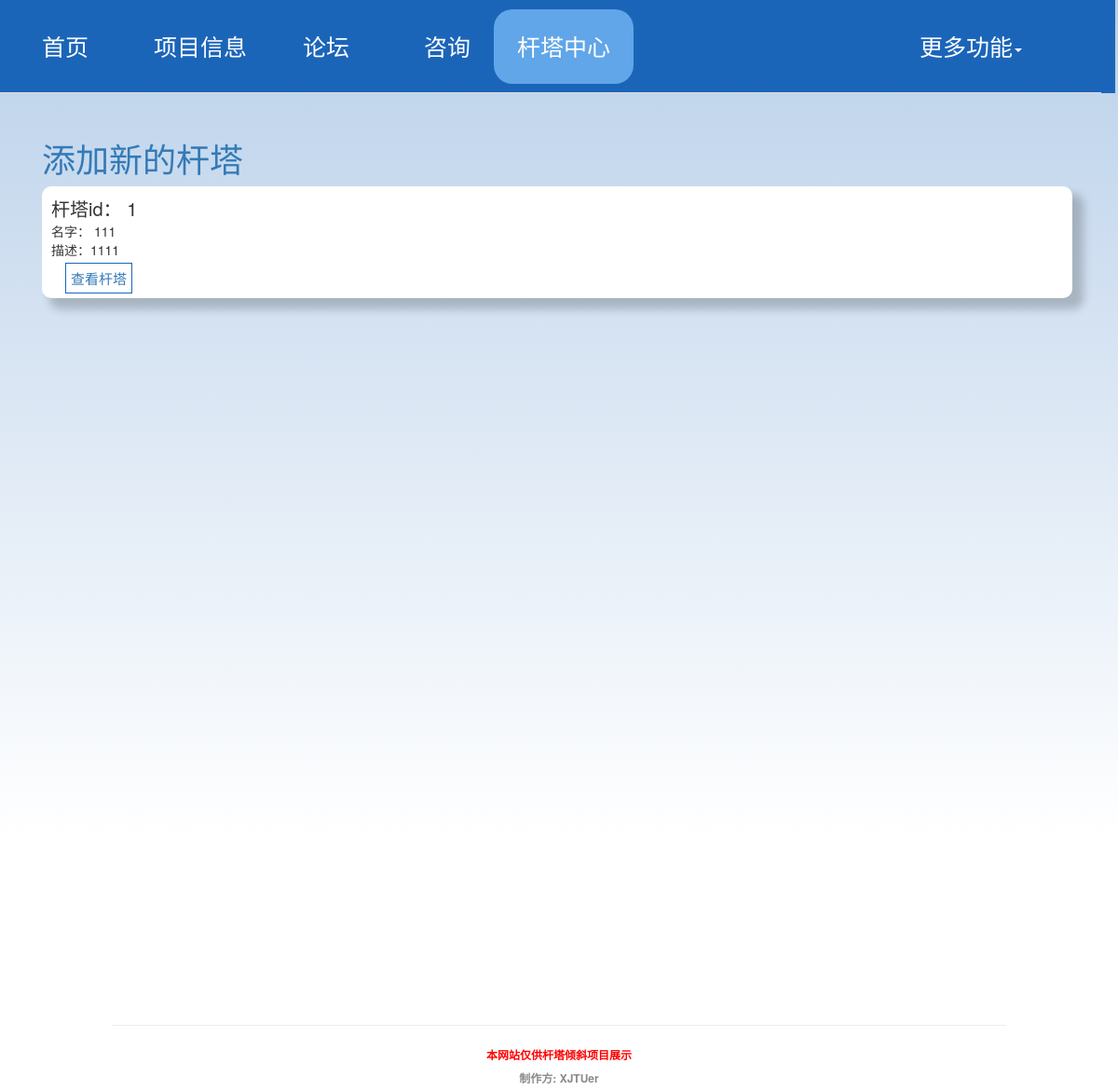
The app's page /towerCenter, older data.
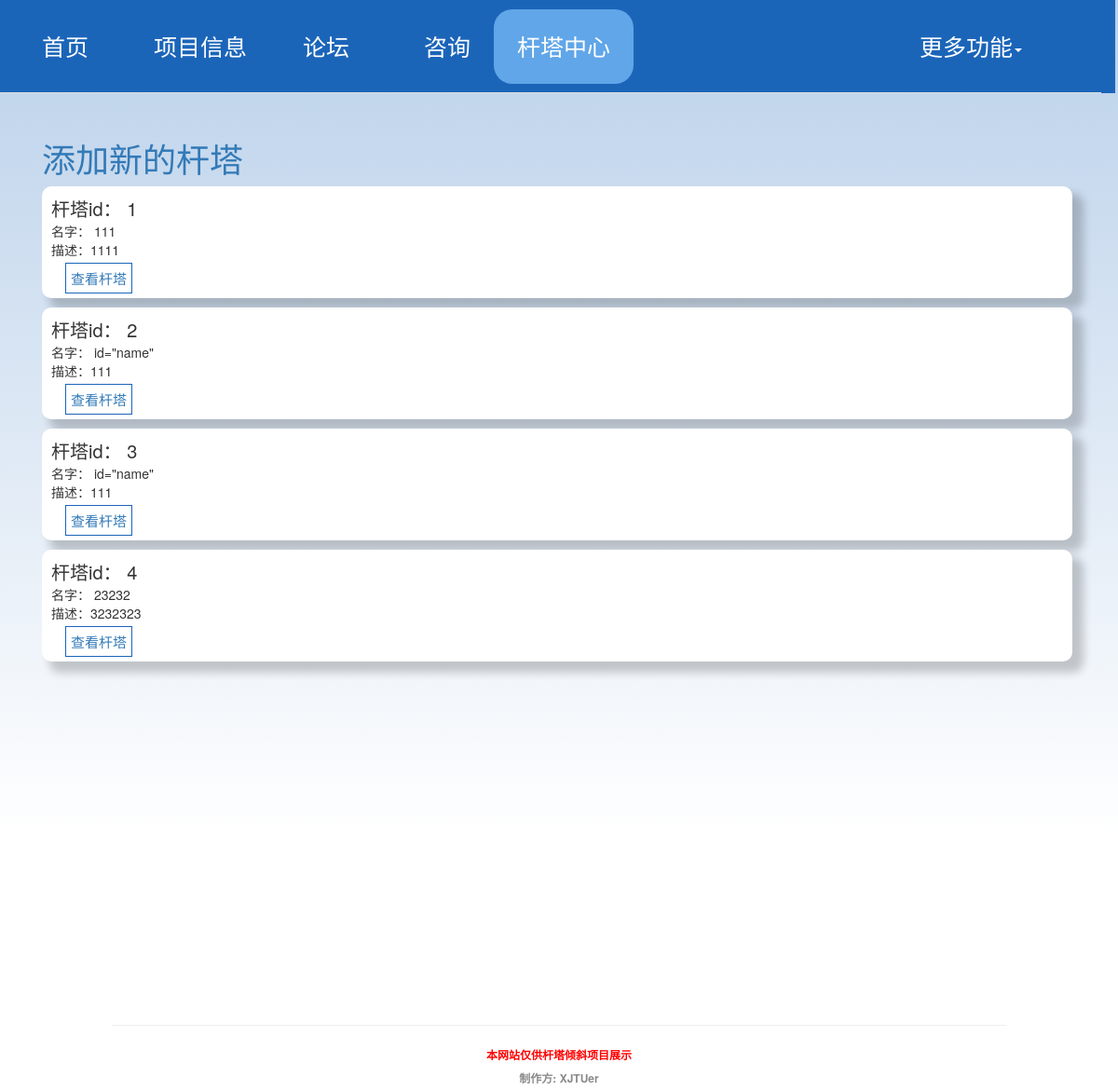
The same page, newer data.
### appdir/models.py (models this page shows)
class Tower(db.Model):
    id = db.Column(db.Integer, primary_key=True)
    name = db.Column(db.String(100), index=True)
    description = db.Column(db.String(100), index=True)

### appdir/routes.py (the view)
@app.route('/towerCenter', methods=['GET', 'POST'])
def towerCenter():  # put application's code here
    return render_template('TowerTiltCenter/towerCenter.html', towers=get_all_tower())

### appdir/utils/util.py (called while the page is built)
def get_all_tower():
    towers = Tower.query.all()
    tower_data = []
    for tower in towers:
        tower_data.append({
            'id': tower.id,
            'name': tower.name,
            'description': tower.description,
        })
    return tower_data

### appdir/templates/TowerTiltCenter/towerCenter.html (shortened to what this page needs)
{% extends 'base.html' %}
{% block content %}
<link href="../static/css/forum.css" media="all" rel="stylesheet" type="text/css">
<div class="container">
    <h1 style="margin-top:150px;margin-left:30px;">
        <div><a href="/addTower">添加新的杆塔</a></div>
    </h1>
    <div class="forum-container">
        <div class="left_row">
            <div class="forum-info">
                {% for tower in towers %}
                <div class="forum-msg">
                    <div class="content">
                        <div class="title">杆塔id： {{ tower.id }}</div>
                        <div class="text">名字： {{ tower.name }}</div>
                        <div class="text" id={{ tower.id }}>描述：{{ tower.description }}</div>
                        <div class="otherItem">
                            <a class="check-answer" href="/towerDetail{{ tower.id }}">查看杆塔</a>
                        </div>
                    </div>
                </div>
                {% endfor %}
            </div>
        </div>
    </div>
</div>
{% endblock %}

### appdir/templates/base.html (shortened to what this page needs)
<!DOCTYPE html>
<html lang="zh-CN">
<head>
    <link href="https://cdn.staticfile.org/twitter-bootstrap/3.3.7/css/bootstrap.min.css" rel="stylesheet">
</head>
<body>
<div class="container_test" style="width:100%;">
    <div class="row clearfix">
        <div class="col-md-12 column"
             style="background:linear-gradient(to bottom, rgb(27, 101, 185), rgba(27, 101, 185, 1));position:fixed;z-index:1000;height:100px;width:101%">
            <ul class="nav nav-tabs" style="height:100px;width:100%">
                <li class="active" style="height:100px;width:100px;margin-left:20px;">
                    <div class="centered-text"
                         id="homeHover"
                         style="background-color:rgb(96,166,232);border-radius:20px;height:80px;width:100px">
                        <a class="navi-item" href="/index">首页</a>
                    </div>
                </li>
                <li style="height:100px;width:150px;margin-left:20px;">
                    <div class="centered-text" id="InfoHover" style="border-radius:20px;height:80px;width:150px;">
                        <a class="navi-item" href="/info">项目信息</a>
                    </div>
                </li>
                <li style="height:100px;width:100px;">
                    <div class="centered-text" id="forumHover" style="border-radius:20px;height:80px;margin-left:20px">
                        <a class="navi-item" href="/forum">论坛</a>
                    </div>
                </li>
                <li style="height:100px;width:100px;margin-left:20px;">
                    <div class="centered-text" id="consultHover"
                         style="border-radius:20px;height:80px;width:100px;margin-left:20px">
                        <a class="navi-item" href="/consult">咨询</a>
                    </div>
                </li>
                <li style="height:100px;width:150px;margin-left:20px;">
                    <div class="centered-text" id="TowerHover" style="border-radius:20px;height:80px;width:150px;">
                        <a class="navi-item" href="/towerCenter">杆塔中心</a>
                    </div>
                </li>
                <li class="dropdown pull-right" style="height:100px;width:150px;left:-50px">
                    <div class="centered-text" id="accountHover" style="border-radius:20px;height:80px;width:120px">
                        <a class="navi-item" data-toggle="dropdown"
                           href="#" id="test">更多功能<strong class="caret"></strong></a>
                    </div>
                </li>
            </ul>
        </div>
    </div>
    {% block content %}{% endblock %}
</div>
<div class="text-center" style="margin-top: 200px">
    <HR SIZE=3 color=#987cb9 style="FILTER: alpha(opacity=100,finishopacity=0,style=3)" width="80%">
    <label style="font-size: 12px;color: red">本网站仅供杆塔倾斜项目展示</label><br>
    <label style="font-size: 12px;color: #8a8a8a">制作方: XJTUer</label>
</div>
</body>
</html>

### appdir/static/css/forum.css (style rules this page uses)
.container { width: 100%; background: linear-gradient(to bottom, rgba(27, 101, 185, 0.3), rgba(27, 101, 185, 0)); }
.forum-container { width：100 %; display: flex; flex-direction: row; }
.left_row { margin-left: 30px; display: flex; flex-direction: column; width: 100%; }
.forum-info { height: 700px; overflow-y: scroll; display: flex; flex-direction: column; }
.forum-msg { background-color: white; width: 97%; display: flex; flex-direction: column; margin-bottom: 10px; box-shadow: 10px 10px 10px 2px rgba(0, 0, 0, 0.2); border-radius: 10px; }
.content { display: flex; flex-direction: column; margin-left: 10px; }
.title { margin-top: 10px; font-size: 20px; }
.text { overflow: hidden; position: relative; height: 20px; transition: height 0.5s ease; }
.otherItem { margin-bottom: 10px; }
a.check-answer { font-size: 15px; margin: 15px; border: 1px solid rgb(27, 101, 185); padding: 5px; }

### appdir/templates/base.html (style rules this page uses)
.centered-text { margin-top: 10px; display: flex; justify-content: center; align-items: center; }
a.navi-item { font-size: 25px; color: white; }

Row changes from the older to the newer data that the page shows:
added Tower: id "2", name "id=\"name\"", description "111"
added Tower: id "3", name "id=\"name\"", description "111"
added Tower: id "4", name "23232", description "3232323"
